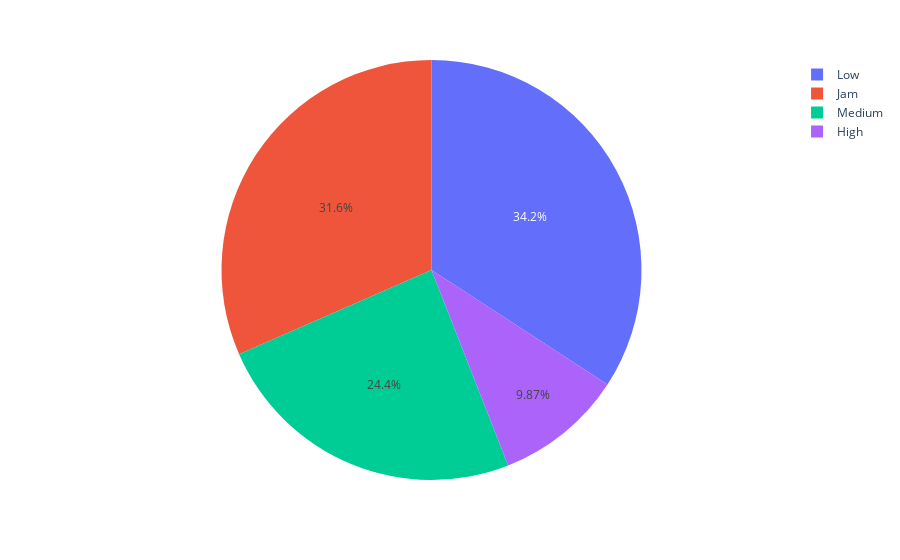

The cell this chart's notebook holds for it:
### Code cell
#3 distribuição por tipo de grafico

df_aux = df.loc[:, ['ID', 'Road_traffic_density']].groupby('Road_traffic_density').count().reset_index()

df_aux = df_aux.loc[df_aux['Road_traffic_density'] != "NaN", :]
df_aux['entregas_perc'] =df_aux['ID']/df_aux['ID'].sum()

px.pie(df_aux, values='entregas_perc', names='Road_traffic_density')

### Figure 1 — Plotly figure (JSON) as saved in the notebook; plotly's stock layout.template omitted (floating-point values rounded to 4 significant figures)
{"data": [{"domain": {"x": [0, 1], "y": [0, 1]}, "hovertemplate": "Road_traffic_density=%{label}<br>entregas_perc=%{value}<extra></extra>", "labels": ["High", "Jam", "Low", "Medium"], "legendgroup": "", "name": "", "showlegend": true, "type": "pie", "values": [0.09868, 0.3156, 0.3418, 0.2439]}], "layout": {"legend": {"tracegroupgap": 0}, "margin": {"t": 60}}}
